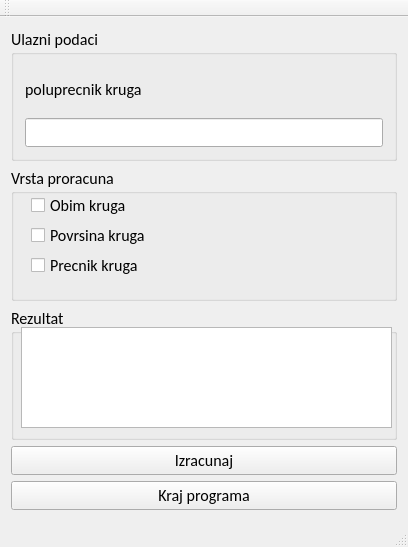
<?xml version="1.0" encoding="UTF-8"?>
<ui version="4.0">
 <class>MainWindow</class>
 <widget class="QMainWindow" name="MainWindow">
  <property name="geometry">
   <rect>
    <x>0</x>
    <y>0</y>
    <width>408</width>
    <height>547</height>
   </rect>
  </property>
  <property name="font">
   <font>
    <family>Calibri</family>
    <pointsize>12</pointsize>
   </font>
  </property>
  <property name="windowTitle">
   <string>MainWindow</string>
  </property>
  <widget class="QWidget" name="centralWidget">
   <layout class="QGridLayout" name="gridLayout_2">
    <item row="0" column="0">
     <widget class="QGroupBox" name="groupBox">
      <property name="title">
       <string>Ulazni podaci</string>
      </property>
      <layout class="QGridLayout" name="gridLayout">
       <item row="0" column="0">
        <widget class="QLabel" name="label">
         <property name="text">
          <string>poluprecnik kruga</string>
         </property>
        </widget>
       </item>
       <item row="1" column="0">
        <widget class="QLineEdit" name="lineEdit"/>
       </item>
      </layout>
     </widget>
    </item>
    <item row="1" column="0">
     <widget class="QGroupBox" name="groupBox_2">
      <property name="title">
       <string>Vrsta proracuna</string>
      </property>
      <widget class="QCheckBox" name="checkBox">
       <property name="geometry">
        <rect>
         <x>20</x>
         <y>30</y>
         <width>161</width>
         <height>17</height>
        </rect>
       </property>
       <property name="text">
        <string>Obim kruga</string>
       </property>
      </widget>
      <widget class="QCheckBox" name="checkBox_2">
       <property name="geometry">
        <rect>
         <x>20</x>
         <y>60</y>
         <width>131</width>
         <height>17</height>
        </rect>
       </property>
       <property name="text">
        <string>Povrsina kruga</string>
       </property>
      </widget>
      <widget class="QCheckBox" name="checkBox_3">
       <property name="geometry">
        <rect>
         <x>20</x>
         <y>90</y>
         <width>151</width>
         <height>17</height>
        </rect>
       </property>
       <property name="text">
        <string>Precnik kruga</string>
       </property>
      </widget>
     </widget>
    </item>
    <item row="3" column="0">
     <widget class="QPushButton" name="pushButton">
      <property name="text">
       <string>Izracunaj</string>
      </property>
     </widget>
    </item>
    <item row="2" column="0">
     <widget class="QGroupBox" name="groupBox_3">
      <property name="title">
       <string>Rezultat</string>
      </property>
      <widget class="QTextEdit" name="textEdit">
       <property name="geometry">
        <rect>
         <x>10</x>
         <y>20</y>
         <width>371</width>
         <height>101</height>
        </rect>
       </property>
       <property name="readOnly">
        <bool>true</bool>
       </property>
      </widget>
     </widget>
    </item>
    <item row="4" column="0">
     <widget class="QPushButton" name="pushButton_2">
      <property name="text">
       <string>Kraj programa</string>
      </property>
     </widget>
    </item>
   </layout>
  </widget>
  <widget class="QMenuBar" name="menuBar">
   <property name="geometry">
    <rect>
     <x>0</x>
     <y>0</y>
     <width>408</width>
     <height>26</height>
    </rect>
   </property>
  </widget>
  <widget class="QToolBar" name="mainToolBar">
   <attribute name="toolBarArea">
    <enum>TopToolBarArea</enum>
   </attribute>
   <attribute name="toolBarBreak">
    <bool>false</bool>
   </attribute>
  </widget>
  <widget class="QStatusBar" name="statusBar"/>
 </widget>
 <layoutdefault spacing="6" margin="11"/>
 <resources/>
 <connections/>
</ui>
